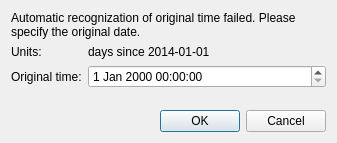
<?xml version="1.0" encoding="UTF-8"?>
<ui version="4.0">
 <class>RawDataNetcdfImporterDateSelectDialog</class>
 <widget class="QDialog" name="RawDataNetcdfImporterDateSelectDialog">
  <property name="geometry">
   <rect>
    <x>0</x>
    <y>0</y>
    <width>337</width>
    <height>143</height>
   </rect>
  </property>
  <property name="windowTitle">
   <string>Specify Original Date</string>
  </property>
  <layout class="QVBoxLayout" name="verticalLayout">
   <item>
    <widget class="QLabel" name="warningLabel">
     <property name="text">
      <string>Automatic recognization of original time failed. Please specify the original date.</string>
     </property>
     <property name="wordWrap">
      <bool>true</bool>
     </property>
    </widget>
   </item>
   <item>
    <layout class="QGridLayout" name="gridLayout" columnstretch="0,1">
     <item row="0" column="0">
      <widget class="QLabel" name="unitsLabel">
       <property name="text">
        <string>Units:</string>
       </property>
      </widget>
     </item>
     <item row="0" column="1">
      <widget class="QLabel" name="unitsValueLabel">
       <property name="text">
        <string>days since 2014-01-01</string>
       </property>
      </widget>
     </item>
     <item row="1" column="0">
      <widget class="QLabel" name="unitsLabel_2">
       <property name="text">
        <string>Original time:</string>
       </property>
      </widget>
     </item>
     <item row="1" column="1">
      <widget class="QDateTimeEdit" name="dateTimeEdit"/>
     </item>
    </layout>
   </item>
   <item>
    <spacer name="verticalSpacer">
     <property name="orientation">
      <enum>Qt::Vertical</enum>
     </property>
     <property name="sizeHint" stdset="0">
      <size>
       <width>20</width>
       <height>17</height>
      </size>
     </property>
    </spacer>
   </item>
   <item>
    <widget class="QDialogButtonBox" name="buttonBox">
     <property name="orientation">
      <enum>Qt::Horizontal</enum>
     </property>
     <property name="standardButtons">
      <set>QDialogButtonBox::Cancel|QDialogButtonBox::Ok</set>
     </property>
    </widget>
   </item>
  </layout>
  <zorder>buttonBox</zorder>
  <zorder>warningLabel</zorder>
  <zorder>unitsLabel</zorder>
  <zorder>unitsValueLabel</zorder>
  <zorder>unitsValueLabel</zorder>
  <zorder>unitsLabel_2</zorder>
  <zorder>dateTimeEdit</zorder>
  <zorder>verticalSpacer</zorder>
 </widget>
 <resources/>
 <connections>
  <connection>
   <sender>buttonBox</sender>
   <signal>accepted()</signal>
   <receiver>RawDataNetcdfImporterDateSelectDialog</receiver>
   <slot>accept()</slot>
   <hints>
    <hint type="sourcelabel">
     <x>248</x>
     <y>254</y>
    </hint>
    <hint type="destinationlabel">
     <x>157</x>
     <y>274</y>
    </hint>
   </hints>
  </connection>
  <connection>
   <sender>buttonBox</sender>
   <signal>rejected()</signal>
   <receiver>RawDataNetcdfImporterDateSelectDialog</receiver>
   <slot>reject()</slot>
   <hints>
    <hint type="sourcelabel">
     <x>316</x>
     <y>260</y>
    </hint>
    <hint type="destinationlabel">
     <x>286</x>
     <y>274</y>
    </hint>
   </hints>
  </connection>
 </connections>
</ui>
